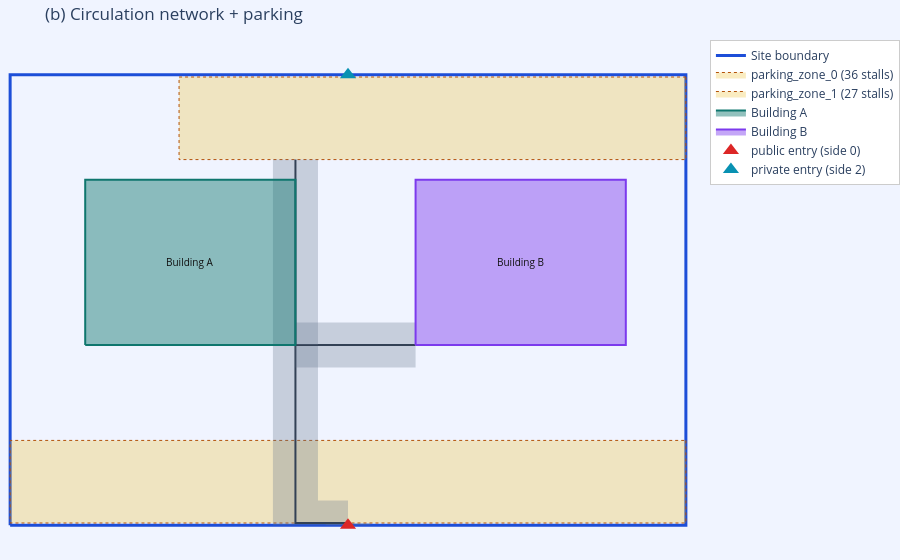

Notebook source saved alongside this figure:
### Markdown cell above
## (b) Routed circulation network + parking

Parking demand drives the allocation (Phase 4); circulation then routes corridors
from the public entry to each building and parking zone.

### Code cell
demand = compute_building_demand(BUILDINGS)
parking = allocate_parking_zones(SITE_MODEL, BUILDINGS, demand)
print('Parking:', parking['summary'])

circ = route_internal_circulation(SITE_MODEL, entries, BUILDINGS, parking)
print('Circulation:', circ['summary'])
for p in circ['paths']:
    print(f"  {p['path_id']:8s} {p['target_type']:8s} -> {p['serves']:14s} {p['length_m']:6.1f} m")

fig = base_fig('(b) Circulation network + parking')
add_parking(fig, parking)
add_circulation(fig, circ)
add_buildings(fig, BUILDINGS)
add_entries(fig, entries)
fig.show()

### Figure 1 — Plotly figure (JSON) as saved in the notebook; plotly's stock layout.template omitted (floating-point values rounded to 4 significant figures)
{"data": [{"hoverinfo": "skip", "line": {"color": "#1d4ed8", "width": 3}, "mode": "lines", "name": "Site boundary", "showlegend": true, "type": "scatter", "x": [0.0, 90.0, 90.0, 0.0, 0.0, 0.0], "y": [0.0, 0.0, 60.0, 60.0, 0.0, 0.0]}, {"fill": "toself", "fillcolor": "rgba(234,179,8,0.25)", "hoverinfo": "skip", "line": {"color": "#b45309", "dash": "dot", "width": 1}, "mode": "lines", "name": "parking_zone_0 (36 stalls)", "showlegend": true, "type": "scatter", "x": [90.0, 90.0, 0.0, 0.0, 90.0, 90.0], "y": [11.3, 0.3, 0.3, 11.3, 11.3, 11.3]}, {"fill": "toself", "fillcolor": "rgba(234,179,8,0.25)", "hoverinfo": "skip", "line": {"color": "#b45309", "dash": "dot", "width": 1}, "mode": "lines", "name": "parking_zone_1 (27 stalls)", "showlegend": true, "type": "scatter", "x": [90.0, 90.0, 22.5, 22.5, 90.0, 90.0], "y": [59.7, 48.7, 48.7, 59.7, 59.7, 59.7]}, {"fill": "toself", "fillcolor": "rgba(100,116,139,0.30)", "hoverinfo": "skip", "line": {"color": "rgba(100,116,139,0.0)", "width": 0}, "mode": "lines", "showlegend": false, "type": "scatter", "x": [48.0, 48.0, 42.0, 42.0, 48.0, 48.0], "y": [0.3, 0.0, 0.0, 0.3, 0.3, 0.3]}, {"hoverinfo": "skip", "line": {"color": "#334155", "width": 2}, "mode": "lines", "name": "path_0 -> parking_zone_0", "showlegend": false, "type": "scatter", "x": [45.0, 45.0], "y": [0.0, 0.3]}, {"fill": "toself", "fillcolor": "rgba(100,116,139,0.30)", "hoverinfo": "skip", "line": {"color": "rgba(100,116,139,0.0)", "width": 0}, "mode": "lines", "showlegend": false, "type": "scatter", "x": [35.0, 41.0, 41.0, 45.0, 45.0, 35.0, 35.0, 35.0], "y": [24.0, 24.0, 3.3, 3.3, 0.0, 0.0, 24.0, 24.0]}, {"hoverinfo": "skip", "line": {"color": "#334155", "width": 2}, "mode": "lines", "name": "path_1 -> bld_A", "showlegend": false, "type": "scatter", "x": [45.0, 38.0, 38.0], "y": [0.3, 0.3, 24.0]}, {"fill": "toself", "fillcolor": "rgba(100,116,139,0.30)", "hoverinfo": "skip", "line": {"color": "rgba(100,116,139,0.0)", "width": 0}, "mode": "lines", "showlegend": false, "type": "scatter", "x": [54.0, 38.0, 38.0, 54.0, 54.0, 54.0], "y": [21.0, 21.0, 27.0, 27.0, 21.0, 21.0]}, {"hoverinfo": "skip", "line": {"color": "#334155", "width": 2}, "mode": "lines", "name": "path_2 -> bld_B", "showlegend": false, "type": "scatter", "x": [38.0, 54.0], "y": [24.0, 24.0]}, {"fill": "toself", "fillcolor": "rgba(100,116,139,0.30)", "hoverinfo": "skip", "line": {"color": "rgba(100,116,139,0.0)", "width": 0}, "mode": "lines", "showlegend": false, "type": "scatter", "x": [41.0, 41.0, 35.0, 35.0, 41.0, 41.0], "y": [48.7, 24.0, 24.0, 48.7, 48.7, 48.7]}, {"hoverinfo": "skip", "line": {"color": "#334155", "width": 2}, "mode": "lines", "name": "path_3 -> parking_zone_1", "showlegend": false, "type": "scatter", "x": [38.0, 38.0], "y": [24.0, 48.7]}, {"fill": "toself", "fillcolor": "rgba(15,118,110,0.45)", "hoverinfo": "skip", "line": {"color": "rgba(15,118,110,1)", "width": 2}, "mode": "lines", "name": "Building A", "showlegend": true, "type": "scatter", "x": [10.0, 38.0, 38.0, 10.0, 10.0], "y": [24.0, 24.0, 46.0, 46.0, 24.0]}, {"fill": "toself", "fillcolor": "rgba(124,58,237,0.45)", "hoverinfo": "skip", "line": {"color": "rgba(124,58,237,1)", "width": 2}, "mode": "lines", "name": "Building B", "showlegend": true, "type": "scatter", "x": [54.0, 82.0, 82.0, 54.0, 54.0], "y": [24.0, 24.0, 46.0, 46.0, 24.0]}, {"hoverinfo": "skip", "marker": {"color": "#dc2626", "size": 14, "symbol": "triangle-up"}, "mode": "markers", "name": "public entry (side 0)", "showlegend": true, "type": "scatter", "x": [45.0], "y": [0.0]}, {"hoverinfo": "skip", "marker": {"color": "#0891b2", "size": 14, "symbol": "triangle-up"}, "mode": "markers", "name": "private entry (side 2)", "showlegend": true, "type": "scatter", "x": [45.0], "y": [60.0]}], "layout": {"annotations": [{"font": {"color": "#111", "size": 10}, "showarrow": false, "text": "Building A", "x": 24.0, "y": 35.0}, {"font": {"color": "#111", "size": 10}, "showarrow": false, "text": "Building B", "x": 68.0, "y": 35.0}], "legend": {"bgcolor": "white", "bordercolor": "#ccc", "borderwidth": 1, "x": 1.02, "y": 1}, "margin": {"b": 0, "l": 0, "r": 0, "t": 40}, "paper_bgcolor": "#f0f4ff", "plot_bgcolor": "#f0f4ff", "title": {"text": "(b) Circulation network + parking"}, "xaxis": {"visible": false}, "yaxis": {"scaleanchor": "x", "scaleratio": 1, "visible": false}}}
